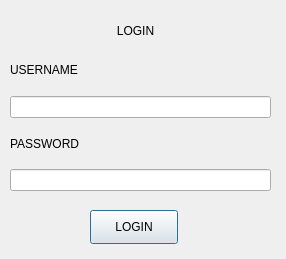
<?xml version="1.0" encoding="UTF-8"?>
<ui version="4.0">
 <class>Dialog</class>
 <widget class="QDialog" name="Dialog">
  <property name="geometry">
   <rect>
    <x>0</x>
    <y>0</y>
    <width>286</width>
    <height>259</height>
   </rect>
  </property>
  <property name="windowTitle">
   <string>Dialog</string>
  </property>
  <widget class="QLabel" name="label">
   <property name="geometry">
    <rect>
     <x>70</x>
     <y>10</y>
     <width>131</width>
     <height>41</height>
    </rect>
   </property>
   <property name="text">
    <string>LOGIN</string>
   </property>
   <property name="scaledContents">
    <bool>true</bool>
   </property>
   <property name="alignment">
    <set>Qt::AlignCenter</set>
   </property>
  </widget>
  <widget class="QWidget" name="verticalLayoutWidget">
   <property name="geometry">
    <rect>
     <x>10</x>
     <y>50</y>
     <width>261</width>
     <height>141</height>
    </rect>
   </property>
   <layout class="QVBoxLayout" name="verticalLayout">
    <property name="sizeConstraint">
     <enum>QLayout::SetMinAndMaxSize</enum>
    </property>
    <property name="leftMargin">
     <number>0</number>
    </property>
    <property name="topMargin">
     <number>0</number>
    </property>
    <item>
     <widget class="QLabel" name="label_2">
      <property name="text">
       <string>USERNAME</string>
      </property>
     </widget>
    </item>
    <item>
     <widget class="QLineEdit" name="lineEdit"/>
    </item>
    <item>
     <widget class="QLabel" name="label_3">
      <property name="text">
       <string>PASSWORD</string>
      </property>
     </widget>
    </item>
    <item>
     <widget class="QLineEdit" name="lineEdit_2">
      <property name="echoMode">
       <enum>QLineEdit::Password</enum>
      </property>
     </widget>
    </item>
   </layout>
  </widget>
  <widget class="QPushButton" name="pushButton">
   <property name="geometry">
    <rect>
     <x>90</x>
     <y>210</y>
     <width>88</width>
     <height>34</height>
    </rect>
   </property>
   <property name="text">
    <string>LOGIN</string>
   </property>
  </widget>
 </widget>
 <resources>
  <include location="resource.qrc"/>
 </resources>
 <connections/>
</ui>
